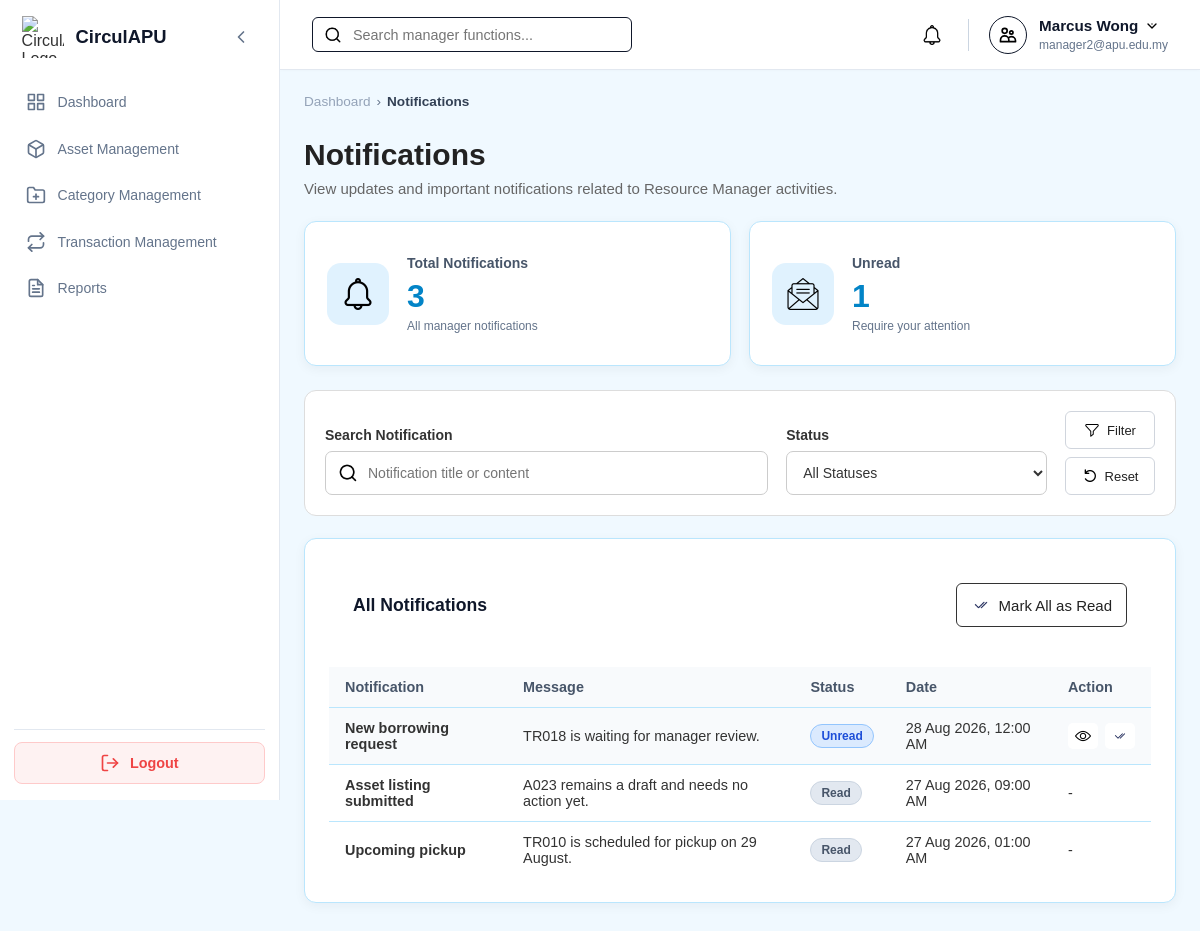
Screenshot of /Manager/manager_notifications.php (signed in) with the database file from the repository.
### tables this page shows
CREATE TABLE `notification` (
  `notificationID` varchar(10) NOT NULL,
  `userID` varchar(10) NOT NULL,
  `title` varchar(100) NOT NULL,
  `content` varchar(255) NOT NULL,
  `status` enum('Read','Unread') NOT NULL DEFAULT 'Unread',
  `createdDate` timestamp NOT NULL DEFAULT current_timestamp()
);

### Manager/manager_notifications.php (the view, shortened to what this page needs)
<?php
require_once '../db.php';
function e($v): string { return htmlspecialchars((string)$v, ENT_QUOTES, 'UTF-8'); }
$managerID = $_SESSION['user_id'];
$search = trim($_GET['search'] ?? '');
$notifications = [];
$total = $unread = 0;
try {
    $conn->set_charset('utf8mb4');
    $stmt = $conn->prepare("
        SELECT COUNT(*) total,SUM(status='Unread') unread
        FROM notification WHERE userID=?
    ");
    $stmt->bind_param('s', $managerID);
    $stmt->execute();
    $counts = $stmt->get_result()->fetch_assoc();
    $total = (int)($counts['total'] ?? 0);
    $unread = (int)($counts['unread'] ?? 0);
    $sql = "SELECT notificationID,title,content,status,createdDate FROM notification WHERE userID=?";
    $types = 's';
    $params = [$managerID];
    $sql .= " ORDER BY createdDate DESC";
    $stmt = $conn->prepare($sql);
    $stmt->bind_param($types, ...$params);
    $stmt->execute();
    $notifications = $stmt->get_result()->fetch_all(MYSQLI_ASSOC);
} catch (Throwable $e) {
    error_log($e->getMessage());
    $error = 'Unable to load notifications. Please try again.';
}
?>
<!DOCTYPE html>
<html lang="en">
<head>
    <link rel="stylesheet" href="../style.css">
    <link rel="stylesheet" href="manager_style.css?v=<?=filemtime(__DIR__.'/manager_style.css')?>">
    <link rel="stylesheet" href="manager_mobile.css">
</head>
<body class="role-manager">
<div class="dashboard-container">
<?php include '../sidebar.php'; ?>
<div class="main-content">
<?php include '../header.php'; ?>
<main class="page-body">
<section class="management-heading">
    <div class="breadcrumb">
        <a href="manager_dashboard.php">Dashboard</a><span>›</span>
        <span class="breadcrumb-current">Notifications</span>
    </div>
    <h1>Notifications</h1>
    <p>View updates and important notifications related to Resource Manager activities.</p>
</section>
<section class="stats-grid">
    <a href="manager_notifications.php" class="stat-card">
        <div class="stat-icon"><img src="../assets/icons/notification.png" alt=""></div>
        <div class="stat-content">
            <h3>Total Notifications</h3><strong class="stat-value"><?= $total ?></strong>
            <p class="stat-description">All manager notifications</p>
        </div>
    </a>
    <a href="manager_notifications.php?status=Unread" class="stat-card">
        <div class="stat-icon"><img src="../assets/icons/envelope.png" alt=""></div>
        <div class="stat-content">
            <h3>Unread</h3><strong class="stat-value"><?= $unread ?></strong>
            <p class="stat-description">Require your attention</p>
        </div>
    </a>
</section>
<section class="management-filter desktop-notification-filter">
<form method="GET">
    <div class="management-filter-group search">
        <label for="search">Search Notification</label>
        <div class="management-search-input">
            <img src="../assets/icons/search.png" alt="">
            <input id="search" name="search" value="<?= e($search) ?>" placeholder="Notification title or content">
        </div>
    </div>
    <div class="management-filter-group">
        <label for="status">Status</label>
        <select id="status" name="status">
            <option value="">All Statuses</option>
        </select>
    </div>
    <div class="management-filter-buttons">
        <button type="submit" class="management-filter-btn"><img src="../assets/icons/filter.png" alt=""> Filter</button>
        <a href="manager_notifications.php" class="management-reset-btn"><img src="../assets/icons/reset.png" alt=""> Reset</a>
    </div>
</form>
</section>
<section class="content-card desktop-notification-list">
    <div class="card-header">
        <h2>All Notifications</h2>
        <?php if ($unread > 0): ?>
        <form method="POST" onsubmit="return confirm('Mark all notifications as read?');">
            <button type="submit" class="management-create-btn">
                <img src="../assets/icons/mark_as_read.png" alt=""> Mark All as Read
            </button>
        </form>
        <?php endif; ?>
    </div>
    <div class="table-wrapper">
    <table class="data-table">
        <thead><tr><th>Notification</th><th>Message</th><th>Status</th><th>Date</th><th>Action</th></tr></thead>
        <tbody>
        <?php if (!$notifications): ?>
            <tr><td colspan="5" class="dashboard-empty-state">No notifications found.</td></tr>
        <?php else: foreach ($notifications as $n): ?>
            <tr class="<?= $n['status'] === 'Unread' ? 'notification-unread ' : '' ?><?= $n['actionable'] ? 'notification-actionable' : '' ?>" <?=$n['actionable']?'ondblclick="openManagerNotification(\''.e($n['notificationID']).'\')" title="Double-click to open related page"':''?>>
                <td><strong><?= e($n['title']) ?></strong></td>
                <td><?= e($n['content']) ?></td>
                <td><span class="status-badge" data-status="<?=e($n['status'])?>"><?=e($n['status'])?></span></td>
                <td><?= e(date('d M Y, h:i A', strtotime($n['createdDate']))) ?></td>
                <td onclick="event.stopPropagation()" ondblclick="event.stopPropagation()">
                    <?php if ($n['actionable'] || $n['status'] === 'Unread'): ?>
                    <div class="notification-action-buttons">
                        <?php if ($n['actionable']): ?>
                        <form method="POST">
                            <button type="submit" class="management-action-btn" title="Open related page">
                                <img src="../assets/icons/view.png" alt="Open">
                            </button>
                        </form>
                        <?php endif; ?>
                        <?php if ($n['status'] === 'Unread'): ?>
                        <form method="POST">
                            <button type="submit" class="management-action-btn" title="Mark as Read">
                                <img src="../assets/icons/mark_as_read.png" alt="Mark as Read">
                            </button>
                        </form>
                        <?php endif; ?>
                    </div>
                    <?php else: ?>-<?php endif; ?>
                </td>
            </tr>
        <?php endforeach; endif; ?>
        </tbody>
    </table>
    </div>
</section>
</main>
</div>
</div>
</body>
</html>

### Manager/manager_notifications.php (style rules this page uses)
.notification-actionable { cursor:pointer }
.notification-action-buttons { display:flex;align-items:center;justify-content:flex-start;gap:7px }

### rows the page displays
notification: title "New borrowing request", content "TR018 is waiting for manager review.", status "Unread", createdDate "28 Aug 2026, 12:00 AM"
notification: title "Asset listing submitted", content "A023 remains a draft and needs no action yet.", status "Read", createdDate "27 Aug 2026, 09:00 AM"
notification: title "Upcoming pickup", content "TR010 is scheduled for pickup on 29 August.", status "Read", createdDate "27 Aug 2026, 01:00 AM"

### other values shown
$user_name "Marcus Wong"
$user_email "manager2@apu.edu.my"
$total "3"
$unread "1"
